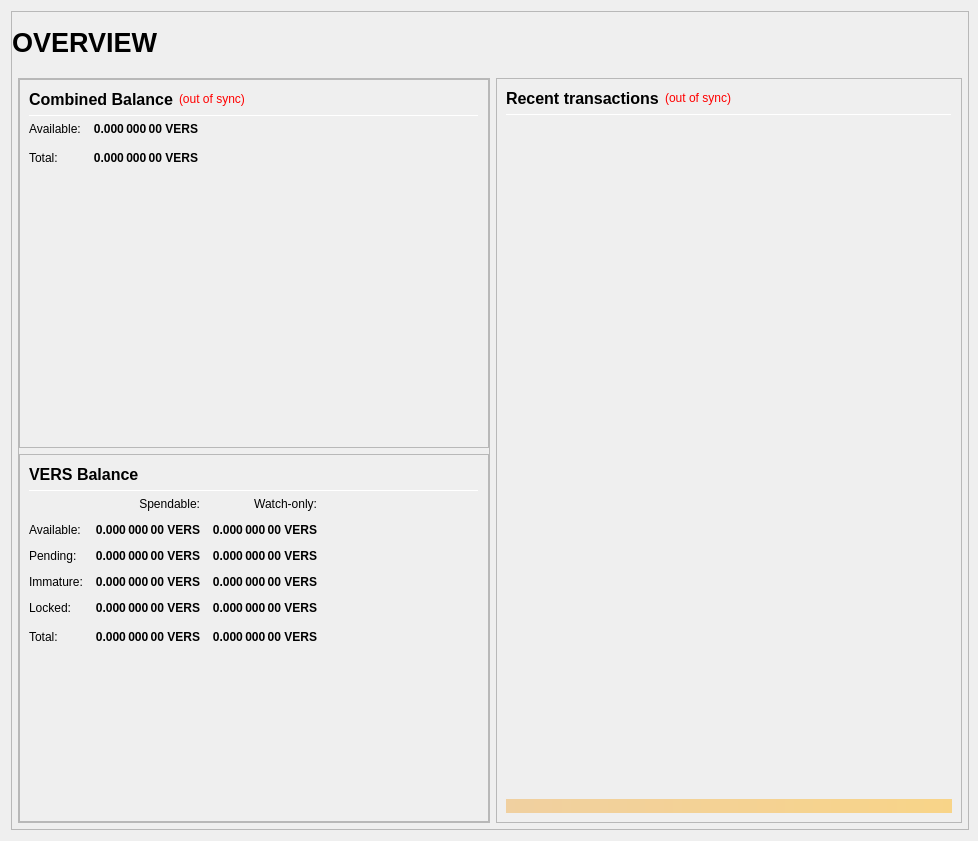
<?xml version="1.0" encoding="UTF-8"?>
<ui version="4.0">
 <class>OverviewPage</class>
 <widget class="QWidget" name="OverviewPage">
  <property name="geometry">
   <rect>
    <x>0</x>
    <y>0</y>
    <width>978</width>
    <height>841</height>
   </rect>
  </property>
  <property name="minimumSize">
   <size>
    <width>960</width>
    <height>682</height>
   </size>
  </property>
  <property name="windowTitle">
   <string>Form</string>
  </property>
  <layout class="QVBoxLayout" name="topLayout" stretch="1">
   <property name="rightMargin">
    <number>9</number>
   </property>
   <item>
    <widget class="QFrame" name="frame_BG">
     <property name="minimumSize">
      <size>
       <width>850</width>
       <height>610</height>
      </size>
     </property>
     <property name="maximumSize">
      <size>
       <width>16777215</width>
       <height>16777215</height>
      </size>
     </property>
     <property name="frameShape">
      <enum>QFrame::StyledPanel</enum>
     </property>
     <property name="frameShadow">
      <enum>QFrame::Raised</enum>
     </property>
     <layout class="QVBoxLayout" name="verticalLayout_3" stretch="1">
      <property name="leftMargin">
       <number>0</number>
      </property>
      <property name="topMargin">
       <number>0</number>
      </property>
      <property name="rightMargin">
       <number>0</number>
      </property>
      <property name="bottomMargin">
       <number>6</number>
      </property>
      <item>
       <layout class="QVBoxLayout" name="verticalLayout_Master" stretch="0,1">
        <property name="margin">
         <number>0</number>
        </property>
        <item>
         <widget class="QFrame" name="frame_Header">
          <layout class="QVBoxLayout" name="verticalLayout_Header" stretch="0">
           <property name="margin">
            <number>0</number>
           </property>
           <item>
            <layout class="QHBoxLayout" name="horizontalLayout_Header" stretch="1,0,1">
             <property name="spacing">
              <number>6</number>
             </property>
             <item>
              <widget class="QLabel" name="labelOverviewHeaderLeft">
               <property name="minimumSize">
                <size>
                 <width>464</width>
                 <height>60</height>
                </size>
               </property>
               <property name="maximumSize">
                <size>
                 <width>16777215</width>
                 <height>60</height>
                </size>
               </property>
               <property name="font">
                <font>
                 <pointsize>20</pointsize>
                 <weight>75</weight>
                 <bold>true</bold>
                </font>
               </property>
               <property name="text">
                <string>OVERVIEW</string>
               </property>
               <property name="alignment">
                <set>Qt::AlignLeading|Qt::AlignLeft|Qt::AlignVCenter</set>
               </property>
              </widget>
             </item>
             <item>
              <spacer name="horizontalSpacer_Header">
               <property name="orientation">
                <enum>Qt::Horizontal</enum>
               </property>
               <property name="sizeHint" stdset="0">
                <size>
                 <width>40</width>
                 <height>20</height>
                </size>
               </property>
              </spacer>
             </item>
             <item>
              <widget class="QLabel" name="labelOverviewHeaderRight">
               <property name="minimumSize">
                <size>
                 <width>464</width>
                 <height>60</height>
                </size>
               </property>
               <property name="maximumSize">
                <size>
                 <width>16777215</width>
                 <height>60</height>
                </size>
               </property>
               <property name="font">
                <font>
                 <pointsize>14</pointsize>
                </font>
               </property>
               <property name="text">
                <string/>
               </property>
               <property name="alignment">
                <set>Qt::AlignRight|Qt::AlignTrailing|Qt::AlignVCenter</set>
               </property>
              </widget>
             </item>
            </layout>
           </item>
          </layout>
         </widget>
        </item>
        <item>
         <widget class="QFrame" name="frame_Content">
          <layout class="QVBoxLayout" name="verticalLayout_Content">
           <property name="leftMargin">
            <number>6</number>
           </property>
           <property name="topMargin">
            <number>0</number>
           </property>
           <property name="rightMargin">
            <number>6</number>
           </property>
           <property name="bottomMargin">
            <number>0</number>
           </property>
           <item>
            <layout class="QHBoxLayout" name="horizontalLayout_Content" stretch="1,1">
             <property name="spacing">
              <number>6</number>
             </property>
             <item>
              <layout class="QVBoxLayout" name="verticalLayout_left" stretch="1">
               <item>
                <widget class="QFrame" name="frameObfuscation">
                 <property name="minimumSize">
                  <size>
                   <width>0</width>
                   <height>0</height>
                  </size>
                 </property>
                 <property name="frameShape">
                  <enum>QFrame::StyledPanel</enum>
                 </property>
                 <property name="frameShadow">
                  <enum>QFrame::Raised</enum>
                 </property>
                 <layout class="QVBoxLayout" name="verticalLayout" stretch="0,0,0">
                  <property name="margin">
                   <number>0</number>
                  </property>
                  <item>
                   <widget class="QFrame" name="frame_CombinedBalances">
                    <property name="minimumSize">
                     <size>
                      <width>470</width>
                      <height>0</height>
                     </size>
                    </property>
                    <property name="frameShape">
                     <enum>QFrame::StyledPanel</enum>
                    </property>
                    <property name="frameShadow">
                     <enum>QFrame::Raised</enum>
                    </property>
                    <layout class="QVBoxLayout" name="verticalLayout_5">
                     <item>
                      <layout class="QHBoxLayout" name="horizontalLayout_5" stretch="0,0,0">
                       <item>
                        <widget class="QLabel" name="label_5z">
                         <property name="minimumSize">
                          <size>
                           <width>0</width>
                           <height>20</height>
                          </size>
                         </property>
                         <property name="font">
                          <font>
                           <pointsize>12</pointsize>
                           <weight>75</weight>
                           <bold>true</bold>
                          </font>
                         </property>
                         <property name="toolTip">
                          <string>Combined Balance (including unconfirmed and immature coins)</string>
                         </property>
                         <property name="text">
                          <string>Combined Balance</string>
                         </property>
                        </widget>
                       </item>
                       <item>
                        <widget class="QLabel" name="labelWalletStatus">
                         <property name="cursor">
                          <cursorShape>WhatsThisCursor</cursorShape>
                         </property>
                         <property name="toolTip">
                          <string>The displayed information may be out of date. Your wallet automatically synchronizes with the Versess network after a connection is established, but this process has not completed yet.</string>
                         </property>
                         <property name="styleSheet">
                          <string notr="true">QLabel { color: red; }</string>
                         </property>
                         <property name="text">
                          <string notr="true">(out of sync)</string>
                         </property>
                         <property name="alignment">
                          <set>Qt::AlignLeading|Qt::AlignLeft|Qt::AlignVCenter</set>
                         </property>
                        </widget>
                       </item>
                       <item>
                        <spacer name="horizontalSpacer_1">
                         <property name="orientation">
                          <enum>Qt::Horizontal</enum>
                         </property>
                         <property name="sizeHint" stdset="0">
                          <size>
                           <width>40</width>
                           <height>20</height>
                          </size>
                         </property>
                        </spacer>
                       </item>
                      </layout>
                     </item>
                     <item>
                      <widget class="Line" name="line_CombinedBalance">
                       <property name="minimumSize">
                        <size>
                         <width>0</width>
                         <height>1</height>
                        </size>
                       </property>
                       <property name="maximumSize">
                        <size>
                         <width>16777215</width>
                         <height>1</height>
                        </size>
                       </property>
                       <property name="orientation">
                        <enum>Qt::Horizontal</enum>
                       </property>
                      </widget>
                     </item>
                     <item>
                      <layout class="QGridLayout" name="gridLayout_3">
                       <property name="spacing">
                        <number>12</number>
                       </property>
                       <item row="1" column="0">
                        <widget class="QLabel" name="labelBalanceTextz">
                         <property name="text">
                          <string>Available:</string>
                         </property>
                        </widget>
                       </item>
                       <item row="1" column="1">
                        <widget class="QLabel" name="labelBalancez">
                         <property name="font">
                          <font>
                           <weight>75</weight>
                           <bold>true</bold>
                          </font>
                         </property>
                         <property name="cursor">
                          <cursorShape>IBeamCursor</cursorShape>
                         </property>
                         <property name="toolTip">
                          <string>Your current spendable balance</string>
                         </property>
                         <property name="text">
                          <string notr="true">0.000 000 00 VERS</string>
                         </property>
                         <property name="alignment">
                          <set>Qt::AlignRight|Qt::AlignTrailing|Qt::AlignVCenter</set>
                         </property>
                         <property name="textInteractionFlags">
                          <set>Qt::LinksAccessibleByMouse|Qt::TextSelectableByKeyboard|Qt::TextSelectableByMouse</set>
                         </property>
                        </widget>
                       </item>
                       <item row="2" column="0">
                        <widget class="QLabel" name="labelTotalTextz">
                         <property name="text">
                          <string>Total:</string>
                         </property>
                        </widget>
                       </item>
                       <item row="2" column="1">
                        <widget class="QLabel" name="labelTotalz">
                         <property name="font">
                          <font>
                           <weight>75</weight>
                           <bold>true</bold>
                          </font>
                         </property>
                         <property name="cursor">
                          <cursorShape>IBeamCursor</cursorShape>
                         </property>
                         <property name="toolTip">
                          <string>Total Balance, including all unavailable coins.</string>
                         </property>
                         <property name="text">
                          <string notr="true">0.000 000 00 VERS</string>
                         </property>
                         <property name="alignment">
                          <set>Qt::AlignRight|Qt::AlignTrailing|Qt::AlignVCenter</set>
                         </property>
                         <property name="textInteractionFlags">
                          <set>Qt::LinksAccessibleByMouse|Qt::TextSelectableByKeyboard|Qt::TextSelectableByMouse</set>
                         </property>
                        </widget>
                       </item>
                       <item row="2" column="3">
                        <spacer name="horizontalSpacer_2">
                         <property name="orientation">
                          <enum>Qt::Horizontal</enum>
                         </property>
                         <property name="sizeHint" stdset="0">
                          <size>
                           <width>40</width>
                           <height>20</height>
                          </size>
                         </property>
                        </spacer>
                       </item>
                      </layout>
                     </item>
                     <item>
                      <spacer name="verticalSpacer_1">
                       <property name="orientation">
                        <enum>Qt::Vertical</enum>
                       </property>
                       <property name="sizeHint" stdset="0">
                        <size>
                         <width>20</width>
                         <height>40</height>
                        </size>
                       </property>
                      </spacer>
                     </item>
                    </layout>
                   </widget>
                  </item>
                  <item>
                   <widget class="QFrame" name="frame_Balances">
                    <property name="frameShape">
                     <enum>QFrame::StyledPanel</enum>
                    </property>
                    <property name="frameShadow">
                     <enum>QFrame::Raised</enum>
                    </property>
                    <layout class="QVBoxLayout" name="verticalLayout_4">
                     <item>
                      <layout class="QHBoxLayout" name="horizontalLayout_4">
                       <item>
                        <widget class="QLabel" name="label_5">
                         <property name="minimumSize">
                          <size>
                           <width>0</width>
                           <height>20</height>
                          </size>
                         </property>
                         <property name="font">
                          <font>
                           <pointsize>12</pointsize>
                           <weight>75</weight>
                           <bold>true</bold>
                          </font>
                         </property>
                         <property name="text">
                          <string>VERS Balance</string>
                         </property>
                        </widget>
                       </item>
                       <item>
                        <spacer name="horizontalSpacer_3">
                         <property name="orientation">
                          <enum>Qt::Horizontal</enum>
                         </property>
                         <property name="sizeHint" stdset="0">
                          <size>
                           <width>40</width>
                           <height>20</height>
                          </size>
                         </property>
                        </spacer>
                       </item>
                      </layout>
                     </item>
                     <item>
                      <widget class="Line" name="line_Balance">
                       <property name="minimumSize">
                        <size>
                         <width>0</width>
                         <height>1</height>
                        </size>
                       </property>
                       <property name="maximumSize">
                        <size>
                         <width>16777215</width>
                         <height>1</height>
                        </size>
                       </property>
                       <property name="orientation">
                        <enum>Qt::Horizontal</enum>
                       </property>
                      </widget>
                     </item>
                     <item>
                      <layout class="QGridLayout" name="gridLayout">
                       <property name="spacing">
                        <number>12</number>
                       </property>
                       <item row="0" column="1">
                        <widget class="QLabel" name="labelSpendable">
                         <property name="text">
                          <string>Spendable:</string>
                         </property>
                         <property name="alignment">
                          <set>Qt::AlignRight|Qt::AlignTrailing|Qt::AlignVCenter</set>
                         </property>
                        </widget>
                       </item>
                       <item row="0" column="2">
                        <widget class="QLabel" name="labelWatchonly">
                         <property name="text">
                          <string>Watch-only:</string>
                         </property>
                         <property name="alignment">
                          <set>Qt::AlignRight|Qt::AlignTrailing|Qt::AlignVCenter</set>
                         </property>
                        </widget>
                       </item>
                       <item row="1" column="0">
                        <widget class="QLabel" name="labelBalanceText">
                         <property name="text">
                          <string>Available:</string>
                         </property>
                        </widget>
                       </item>
                       <item row="1" column="1">
                        <widget class="QLabel" name="labelBalance">
                         <property name="font">
                          <font>
                           <weight>75</weight>
                           <bold>true</bold>
                          </font>
                         </property>
                         <property name="cursor">
                          <cursorShape>IBeamCursor</cursorShape>
                         </property>
                         <property name="toolTip">
                          <string>Your current spendable balance</string>
                         </property>
                         <property name="text">
                          <string notr="true">0.000 000 00 VERS</string>
                         </property>
                         <property name="alignment">
                          <set>Qt::AlignRight|Qt::AlignTrailing|Qt::AlignVCenter</set>
                         </property>
                         <property name="textInteractionFlags">
                          <set>Qt::LinksAccessibleByMouse|Qt::TextSelectableByKeyboard|Qt::TextSelectableByMouse</set>
                         </property>
                        </widget>
                       </item>
                       <item row="1" column="2">
                        <widget class="QLabel" name="labelWatchAvailable">
                         <property name="font">
                          <font>
                           <weight>75</weight>
                           <bold>true</bold>
                          </font>
                         </property>
                         <property name="cursor">
                          <cursorShape>IBeamCursor</cursorShape>
                         </property>
                         <property name="toolTip">
                          <string>Your current balance in watch-only addresses</string>
                         </property>
                         <property name="text">
                          <string notr="true">0.000 000 00 VERS</string>
                         </property>
                         <property name="alignment">
                          <set>Qt::AlignRight|Qt::AlignTrailing|Qt::AlignVCenter</set>
                         </property>
                         <property name="textInteractionFlags">
                          <set>Qt::LinksAccessibleByMouse|Qt::TextSelectableByKeyboard|Qt::TextSelectableByMouse</set>
                         </property>
                        </widget>
                       </item>
                       <item row="2" column="0">
                        <widget class="QLabel" name="labelPendingText">
                         <property name="text">
                          <string>Pending:</string>
                         </property>
                        </widget>
                       </item>
                       <item row="2" column="1">
                        <widget class="QLabel" name="labelUnconfirmed">
                         <property name="font">
                          <font>
                           <weight>75</weight>
                           <bold>true</bold>
                          </font>
                         </property>
                         <property name="cursor">
                          <cursorShape>IBeamCursor</cursorShape>
                         </property>
                         <property name="toolTip">
                          <string>Total of transactions that have yet to be confirmed, and do not yet count toward the spendable balance</string>
                         </property>
                         <property name="text">
                          <string notr="true">0.000 000 00 VERS</string>
                         </property>
                         <property name="alignment">
                          <set>Qt::AlignRight|Qt::AlignTrailing|Qt::AlignVCenter</set>
                         </property>
                         <property name="textInteractionFlags">
                          <set>Qt::LinksAccessibleByMouse|Qt::TextSelectableByKeyboard|Qt::TextSelectableByMouse</set>
                         </property>
                        </widget>
                       </item>
                       <item row="2" column="2">
                        <widget class="QLabel" name="labelWatchPending">
                         <property name="font">
                          <font>
                           <weight>75</weight>
                           <bold>true</bold>
                          </font>
                         </property>
                         <property name="cursor">
                          <cursorShape>IBeamCursor</cursorShape>
                         </property>
                         <property name="toolTip">
                          <string>Unconfirmed transactions to watch-only addresses</string>
                         </property>
                         <property name="text">
                          <string notr="true">0.000 000 00 VERS</string>
                         </property>
                         <property name="alignment">
                          <set>Qt::AlignRight|Qt::AlignTrailing|Qt::AlignVCenter</set>
                         </property>
                         <property name="textInteractionFlags">
                          <set>Qt::LinksAccessibleByMouse|Qt::TextSelectableByKeyboard|Qt::TextSelectableByMouse</set>
                         </property>
                        </widget>
                       </item>
                       <item row="3" column="0">
                        <widget class="QLabel" name="labelImmatureText">
                         <property name="text">
                          <string>Immature:</string>
                         </property>
                        </widget>
                       </item>
                       <item row="3" column="1">
                        <widget class="QLabel" name="labelImmature">
                         <property name="font">
                          <font>
                           <weight>75</weight>
                           <bold>true</bold>
                          </font>
                         </property>
                         <property name="cursor">
                          <cursorShape>IBeamCursor</cursorShape>
                         </property>
                         <property name="toolTip">
                          <string>Staked or masternode rewards that has not yet matured</string>
                         </property>
                         <property name="text">
                          <string notr="true">0.000 000 00 VERS</string>
                         </property>
                         <property name="alignment">
                          <set>Qt::AlignRight|Qt::AlignTrailing|Qt::AlignVCenter</set>
                         </property>
                         <property name="textInteractionFlags">
                          <set>Qt::LinksAccessibleByMouse|Qt::TextSelectableByKeyboard|Qt::TextSelectableByMouse</set>
                         </property>
                        </widget>
                       </item>
                       <item row="3" column="2">
                        <widget class="QLabel" name="labelWatchImmature">
                         <property name="font">
                          <font>
                           <weight>75</weight>
                           <bold>true</bold>
                          </font>
                         </property>
                         <property name="cursor">
                          <cursorShape>IBeamCursor</cursorShape>
                         </property>
                         <property name="toolTip">
                          <string>Staked or masternode rewards in watch-only addresses that has not yet matured</string>
                         </property>
                         <property name="text">
                          <string notr="true">0.000 000 00 VERS</string>
                         </property>
                         <property name="alignment">
                          <set>Qt::AlignRight|Qt::AlignTrailing|Qt::AlignVCenter</set>
                         </property>
                         <property name="textInteractionFlags">
                          <set>Qt::LinksAccessibleByMouse|Qt::TextSelectableByKeyboard|Qt::TextSelectableByMouse</set>
                         </property>
                        </widget>
                       </item>
                       <item row="4" column="0">
                        <widget class="QLabel" name="labelLockedBalanceText">
                         <property name="toolTip">
                          <string>Locked VERS or Masternode collaterals. These are excluded from zVERS minting.</string>
                         </property>
                         <property name="text">
                          <string>Locked:</string>
                         </property>
                        </widget>
                       </item>
                       <item row="4" column="1">
                        <widget class="QLabel" name="labelLockedBalance">
                         <property name="font">
                          <font>
                           <weight>75</weight>
                           <bold>true</bold>
                          </font>
                         </property>
                         <property name="cursor">
                          <cursorShape>IBeamCursor</cursorShape>
                         </property>
                         <property name="toolTip">
                          <string>Locked VERS or Masternode collaterals. These are excluded from zVERS minting.</string>
                         </property>
                         <property name="text">
                          <string notr="true">0.000 000 00 VERS</string>
                         </property>
                         <property name="alignment">
                          <set>Qt::AlignRight|Qt::AlignTrailing|Qt::AlignVCenter</set>
                         </property>
                         <property name="textInteractionFlags">
                          <set>Qt::LinksAccessibleByMouse|Qt::TextSelectableByKeyboard|Qt::TextSelectableByMouse</set>
                         </property>
                        </widget>
                       </item>
                       <item row="4" column="2">
                        <widget class="QLabel" name="labelWatchLocked">
                         <property name="font">
                          <font>
                           <weight>75</weight>
                           <bold>true</bold>
                          </font>
                         </property>
                         <property name="cursor">
                          <cursorShape>IBeamCursor</cursorShape>
                         </property>
                         <property name="toolTip">
                          <string>Current locked balance in watch-only addresses</string>
                         </property>
                         <property name="text">
                          <string notr="true">0.000 000 00 VERS</string>
                         </property>
                         <property name="alignment">
                          <set>Qt::AlignRight|Qt::AlignTrailing|Qt::AlignVCenter</set>
                         </property>
                         <property name="textInteractionFlags">
                          <set>Qt::LinksAccessibleByMouse|Qt::TextSelectableByKeyboard|Qt::TextSelectableByMouse</set>
                         </property>
                        </widget>
                       </item>
                       <item row="5" column="0">
                        <widget class="QLabel" name="labelTotalText">
                         <property name="toolTip">
                          <string>Your current Versess balance, unconfirmed and immature transactions included</string>
                         </property>
                         <property name="text">
                          <string>Total:</string>
                         </property>
                        </widget>
                       </item>
                       <item row="5" column="1">
                        <widget class="QLabel" name="labelTotal">
                         <property name="font">
                          <font>
                           <weight>75</weight>
                           <bold>true</bold>
                          </font>
                         </property>
                         <property name="cursor">
                          <cursorShape>IBeamCursor</cursorShape>
                         </property>
                         <property name="toolTip">
                          <string>Your current Versess balance, unconfirmed and immature transactions included</string>
                         </property>
                         <property name="text">
                          <string notr="true">0.000 000 00 VERS</string>
                         </property>
                         <property name="alignment">
                          <set>Qt::AlignRight|Qt::AlignTrailing|Qt::AlignVCenter</set>
                         </property>
                         <property name="textInteractionFlags">
                          <set>Qt::LinksAccessibleByMouse|Qt::TextSelectableByKeyboard|Qt::TextSelectableByMouse</set>
                         </property>
                        </widget>
                       </item>
                       <item row="5" column="2">
                        <widget class="QLabel" name="labelWatchTotal">
                         <property name="font">
                          <font>
                           <weight>75</weight>
                           <bold>true</bold>
                          </font>
                         </property>
                         <property name="cursor">
                          <cursorShape>IBeamCursor</cursorShape>
                         </property>
                         <property name="toolTip">
                          <string>Current total balance in watch-only addresses</string>
                         </property>
                         <property name="text">
                          <string notr="true">0.000 000 00 VERS</string>
                         </property>
                         <property name="alignment">
                          <set>Qt::AlignRight|Qt::AlignTrailing|Qt::AlignVCenter</set>
                         </property>
                         <property name="textInteractionFlags">
                          <set>Qt::LinksAccessibleByMouse|Qt::TextSelectableByKeyboard|Qt::TextSelectableByMouse</set>
                         </property>
                        </widget>
                       </item>
                       <item row="5" column="3">
                        <spacer name="horizontalSpacer_9">
                         <property name="orientation">
                          <enum>Qt::Horizontal</enum>
                         </property>
                         <property name="sizeHint" stdset="0">
                          <size>
                           <width>40</width>
                           <height>20</height>
                          </size>
                         </property>
                        </spacer>
                       </item>
                      </layout>
                     </item>
                     <item>
                      <spacer name="verticalSpacer_3">
                       <property name="orientation">
                        <enum>Qt::Vertical</enum>
                       </property>
                       <property name="sizeHint" stdset="0">
                        <size>
                         <width>20</width>
                         <height>40</height>
                        </size>
                       </property>
                      </spacer>
                     </item>
                    </layout>
                   </widget>
                  </item>
                 </layout>
                </widget>
               </item>
              </layout>
             </item>
             <item>
              <layout class="QVBoxLayout" name="verticalLayout_right" stretch="1">
               <item>
                <widget class="QFrame" name="frame_RecentTransactions">
                 <property name="minimumSize">
                  <size>
                   <width>0</width>
                   <height>0</height>
                  </size>
                 </property>
                 <property name="frameShape">
                  <enum>QFrame::StyledPanel</enum>
                 </property>
                 <property name="frameShadow">
                  <enum>QFrame::Raised</enum>
                 </property>
                 <layout class="QVBoxLayout" name="verticalLayout_1" stretch="0,0,0,0,0">
                  <item>
                   <layout class="QHBoxLayout" name="horizontalLayout_2">
                    <item>
                     <widget class="QLabel" name="label_4">
                      <property name="minimumSize">
                       <size>
                        <width>0</width>
                        <height>20</height>
                       </size>
                      </property>
                      <property name="font">
                       <font>
                        <pointsize>12</pointsize>
                        <weight>75</weight>
                        <bold>true</bold>
                       </font>
                      </property>
                      <property name="text">
                       <string>Recent transactions</string>
                      </property>
                     </widget>
                    </item>
                    <item>
                     <widget class="QLabel" name="labelTransactionsStatus">
                      <property name="cursor">
                       <cursorShape>WhatsThisCursor</cursorShape>
                      </property>
                      <property name="toolTip">
                       <string>The displayed information may be out of date. Your wallet automatically synchronizes with the Versess network after a connection is established, but this process has not completed yet.</string>
                      </property>
                      <property name="styleSheet">
                       <string notr="true">QLabel { color: red; }</string>
                      </property>
                      <property name="text">
                       <string notr="true">(out of sync)</string>
                      </property>
                      <property name="alignment">
                       <set>Qt::AlignRight|Qt::AlignTrailing|Qt::AlignVCenter</set>
                      </property>
                     </widget>
                    </item>
                    <item>
                     <spacer name="horizontalSpacer">
                      <property name="orientation">
                       <enum>Qt::Horizontal</enum>
                      </property>
                      <property name="sizeHint" stdset="0">
                       <size>
                        <width>40</width>
                        <height>20</height>
                       </size>
                      </property>
                     </spacer>
                    </item>
                   </layout>
                  </item>
                  <item>
                   <widget class="Line" name="line">
                    <property name="minimumSize">
                     <size>
                      <width>0</width>
                      <height>1</height>
                     </size>
                    </property>
                    <property name="maximumSize">
                     <size>
                      <width>16777215</width>
                      <height>1</height>
                     </size>
                    </property>
                    <property name="orientation">
                     <enum>Qt::Horizontal</enum>
                    </property>
                   </widget>
                  </item>
                  <item>
                   <widget class="QListView" name="listTransactions">
                    <property name="minimumSize">
                     <size>
                      <width>0</width>
                      <height>0</height>
                     </size>
                    </property>
                    <property name="styleSheet">
                     <string notr="true">QListView { background: transparent; }</string>
                    </property>
                    <property name="frameShape">
                     <enum>QFrame::NoFrame</enum>
                    </property>
                    <property name="verticalScrollBarPolicy">
                     <enum>Qt::ScrollBarAlwaysOff</enum>
                    </property>
                    <property name="horizontalScrollBarPolicy">
                     <enum>Qt::ScrollBarAlwaysOff</enum>
                    </property>
                    <property name="selectionMode">
                     <enum>QAbstractItemView::NoSelection</enum>
                    </property>
                   </widget>
                  </item>
                  <item>
                   <spacer name="verticalSpacer_2">
                    <property name="orientation">
                     <enum>Qt::Vertical</enum>
                    </property>
                    <property name="sizeType">
                     <enum>QSizePolicy::Expanding</enum>
                    </property>
                    <property name="sizeHint" stdset="0">
                     <size>
                      <width>20</width>
                      <height>40</height>
                     </size>
                    </property>
                   </spacer>
                  </item>
                  <item>
                   <widget class="QLabel" name="labelAlerts">
                    <property name="maximumSize">
                     <size>
                      <width>16777215</width>
                      <height>16777215</height>
                     </size>
                    </property>
                    <property name="styleSheet">
                     <string notr="true">background-color: qlineargradient(x1: 0, y1: 0, x2: 1, y2: 0, stop:0 #F0D0A0, stop:1 #F8D488); color:#000000;</string>
                    </property>
                    <property name="text">
                     <string/>
                    </property>
                    <property name="wordWrap">
                     <bool>true</bool>
                    </property>
                    <property name="margin">
                     <number>3</number>
                    </property>
                   </widget>
                  </item>
                 </layout>
                </widget>
               </item>
              </layout>
             </item>
            </layout>
           </item>
          </layout>
         </widget>
        </item>
       </layout>
      </item>
     </layout>
    </widget>
   </item>
  </layout>
 </widget>
 <resources/>
 <connections/>
</ui>
